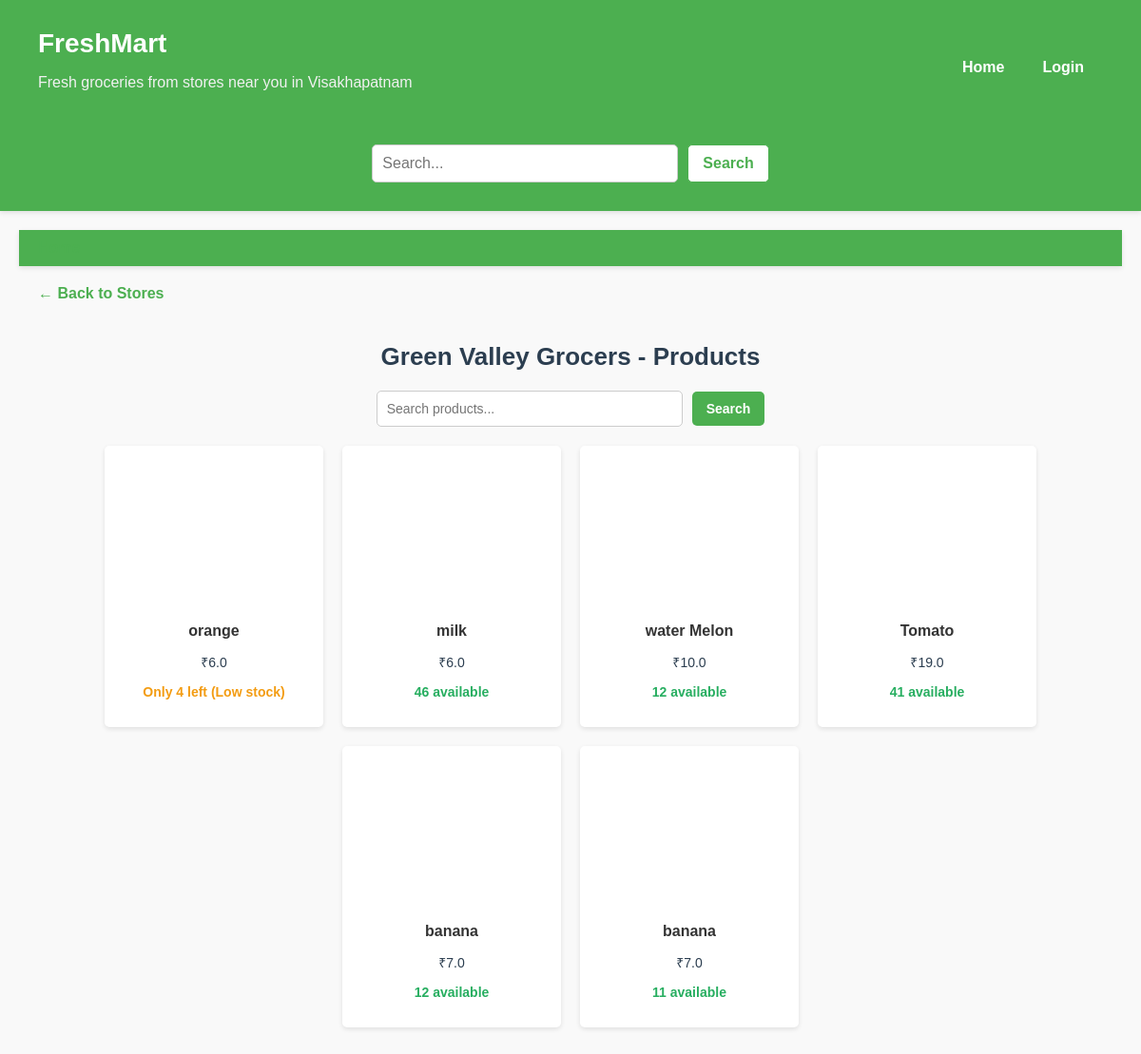
/?store_id=2, run on the app's committed database.
### freshmart/models.py (models this page shows, shortened)
class Store(models.Model):
    store_name = models.CharField(max_length=100, verbose_name="Store Name")
    address = models.TextField(verbose_name="Address")
    owner_name = models.CharField(max_length=100, verbose_name="Owner Name")
    contact_number = models.CharField(max_length=20, verbose_name="Contact Number")
    image = models.URLField(blank=True, null=True, verbose_name="Image URL")
    owner = models.ForeignKey(User, on_delete=models.CASCADE, related_name="stores", verbose_name="Owner")
    def __str__(self):
        return self.store_name

class Product(models.Model):
    store = models.ForeignKey(Store, on_delete=models.CASCADE, verbose_name="Store")
    name = models.CharField(max_length=100, verbose_name="Product Name")
    price = models.FloatField(default=0.0, verbose_name="Price")
    quantity = models.IntegerField(default=0, verbose_name="Quantity")
    image = models.URLField(blank=True, null=True, verbose_name="Image URL")
    sold_quantity = models.IntegerField(default=0, verbose_name="Sold Quantity")
    def __str__(self):
        return self.name

### freshmart/views.py (the view)
# urls.py: path('', views.home, name='home'),  # Home page is the default route
def home(request):
    stores = Store.objects.all()
    selected_store_id = request.GET.get('store_id')
    selected_store = Store.objects.filter(id=selected_store_id).first()
    products = Product.objects.filter(store=selected_store) if selected_store else []
    logger.info(f"Home page accessed. Selected store ID: {selected_store_id}. Selected store: {selected_store}. Products: {products}")
    return render(request, 'home.html', {
        'stores': stores,
        'selected_store': selected_store,
        'products': products,
    })

### freshmart/templates/home.html (shortened to what this page needs)
{% load static %}
<!DOCTYPE html>
<html lang="en">
<head>
    <link rel="stylesheet" href="{% static 'home.css' %}">
</head>
<body>
    <header>
        <div class="container">
            <nav class="navbar">
                <div class="brand">
                    <h1>FreshMart</h1>
                    <p class="subtitle">Fresh groceries from stores near you in Visakhapatnam</p>
                </div>
                <ul class="nav-links">
                    <li><a href="/">Home</a></li>
                    {% if user.is_authenticated %}
                        {% if user.stores.all %}
                            <li><a href="{% url 'owner_view' %}">Owner Dashboard</a></li>
                        {% endif %}
                        <li><a href="{% url 'logout' %}">Logout</a></li>
                    {% else %}
                        <li><a href="{% url 'login' %}">Login</a></li>
                    {% endif %}
                </ul>
            </nav>
        </div>
        <div class="search-bar">
            <input type="text" id="searchInput" placeholder="Search...">
            <button id="searchBtn">Search</button>
        </div>
    </header>
    <main class="container">
        {% if selected_store %}
            {% include 'product.html' %}
        {% endif %}
    </main>
</body>
</html>

### freshmart/templates/product.html (shortened to what this page needs)
{% load static %}
<!DOCTYPE html>
<html lang="en">
<head>
    <link rel="stylesheet" href="{% static 'product.css' %}">
</head>
<body>
    <header>
        <nav>
            <ul>
                <li><a href="/">Home</a></li>
            </ul>
        </nav>
    </header>
    <main>
        <section class="products-section">
            <a href="/" class="back-to-stores">← Back to Stores</a>
            <h2 class="section-title">{{ selected_store.store_name }} - Products</h2>
            <div class="search-bar">
                <input type="text" id="productSearchInput" placeholder="Search products..." onkeyup="filterProducts()">
                <button id="productSearchBtn" onclick="filterProducts()">Search</button>
            </div>
            {% if products %}
                <div class="products-container" id="productsContainer">
                    {% for product in products %}
                        <div class="product-card" data-product-name="{{ product.name }}" data-product-id="{{ product.id }}">
                            <div class="product-image" style="background-image: url('{{ product.image }}');"></div>
                            <h4 class="product-name">{{ product.name }}</h4>
                            <p class="product-price">₹{{ product.price }}</p>
                            <p class="product-quantity
                                {% if product.quantity == 0 %}out-of-stock
                                {% elif product.quantity < 10 %}low-stock
                                {% else %}in-stock{% endif %}">
                                {% if product.quantity == 0 %}
                                    Out of stock
                                {% elif product.quantity < 10 %}
                                    Only {{ product.quantity }} left (Low stock)
                                {% else %}
                                    {{ product.quantity }} available
                                {% endif %}
                            </p>
                        </div>
                    {% endfor %}
                </div>
            {% else %}
                <p class="no-products">No products available for this store.</p>
            {% endif %}
        </section>
    </main>
</body>
</html>

### freshmart/static/home.css (style rules this page uses)
body { font-family: 'Arial', sans-serif; background-color: #f4f4f9; margin: 0; padding: 0; color: #333; font-size: 16px; }
.container { max-width: 1200px; margin: 0 auto; padding: 20px; }
header { background-color: #4CAF50; color: white; padding: 20px 0; box-shadow: 0 2px 5px rgba(0, 0, 0, 0.1); }
.navbar { display: flex; justify-content: space-between; align-items: center; }
.brand h1 { margin: 0; font-size: 28px; }
.subtitle { font-size: 16px; color: #f1f1f1; }
.nav-links { list-style: none; display: flex; gap: 20px; margin: 0; padding: 0; }
.nav-links li a { color: white; text-decoration: none; font-weight: bold; font-size: 16px; }
.search-bar { margin-top: 20px; text-align: center; }
#searchInput { padding: 10px; width: 300px; border: 1px solid #ccc; border-radius: 5px; font-size: 16px; }
#searchBtn { padding: 10px 15px; background-color: white; color: #4CAF50; border: 1px solid #4CAF50; border-radius: 5px; cursor: pointer; font-size: 16px; font-weight: bold; }
.section-title { text-align: center; font-size: 26px; color: #2c3e50; margin-bottom: 20px; }

### freshmart/static/product.css (style rules this page uses)
body { font-family: Arial, sans-serif; background-color: #f9f9f9; margin: 0; padding: 0; }
header { background-color: #4CAF50; color: white; padding: 10px 20px; }
header nav ul { list-style: none; margin: 0; padding: 0; display: flex; justify-content: flex-start; gap: 20px; }
header nav ul li { margin-right: 20px; }
header nav ul li a { text-decoration: none; color: #4CAF50; font-weight: bold; }
main { padding: 20px; }
.section-title { text-align: center; color: #2c3e50; margin-bottom: 20px; }
.back-to-stores { display: inline-block; margin-bottom: 20px; color: #4CAF50; text-decoration: none; font-weight: bold; }
.search-bar { display: flex; justify-content: center; align-items: center; margin: 20px 0; gap: 10px; }
#productSearchInput { padding: 10px; width: 300px; border: 1px solid #ccc; border-radius: 5px; font-size: 14px; }
#productSearchBtn { padding: 10px 15px; background-color: #4CAF50; color: white; border: none; border-radius: 5px; cursor: pointer; font-size: 14px; font-weight: bold; }
.products-container { display: flex; flex-wrap: wrap; gap: 20px; justify-content: center; }
.product-card { background: #ffffff; border-radius: 5px; box-shadow: 0 2px 5px rgba(0, 0, 0, 0.1); width: 200px; text-align: center; padding: 15px; }
.product-image { height: 150px; background-size: cover; background-position: center; margin-bottom: 10px; }
.product-name { font-size: 16px; font-weight: bold; margin-bottom: 5px; }
.product-price { font-size: 14px; color: #2c3e50; margin-bottom: 5px; }
.product-quantity { font-size: 14px; font-weight: bold; }
.product-quantity.low-stock { color: #f39c12; }
.product-quantity.in-stock { color: #27ae60; }

### data on the page
Store: store_name "Green Valley Grocers"
Product: name "orange", price "6.0", quantity "4"
Product: name "milk", price "6.0", quantity "46"
Product: name "water Melon", price "10.0", quantity "12"
Product: name "Tomato", price "19.0", quantity "41"
Product: name "banana", price "7.0", quantity "12"
Product: name "banana", price "7.0", quantity "11"
